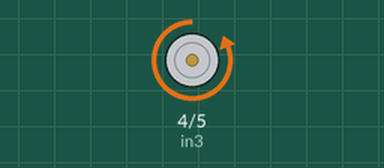
The sketch below on a simulated Arduino Uno, built with avr-gcc and run on an emulated ATmega328P. Shown: motor-driver pin pairs drawn as motors (green arrow = first pin HIGH = forward, orange = second pin HIGH = backward, longer = more drive, scaled by the enable pin).

Above: at 0.5 s.
At 1.5 s:
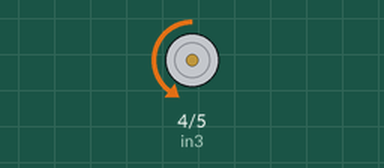
At 2.5 s:
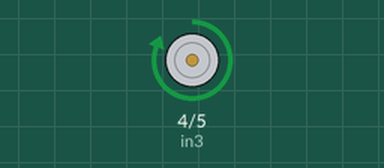
At 3.5 s:
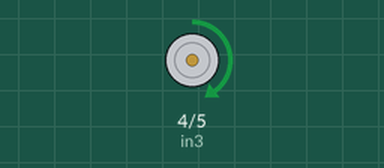
Timing chart, 0 to 5.2 s (numbered marks = the images above):
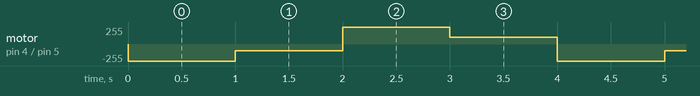

The sketch:

DC_Motor.ino
```cpp
/*
  Controlling DC Motor
  by Abdullah Fayad
*/
#define enB 3
#define in3 4
#define in4 5

void setup() {
  pinMode(enB, OUTPUT);
  pinMode(in3, OUTPUT);
  pinMode(in4, OUTPUT);
}


void loop() {
  digitalWrite(in3, LOW);  // Initialize the direction
  digitalWrite(in4, HIGH);
  analogWrite(enB, 255);  // Set the speed equal to 255
  delay(1000);
  analogWrite(enB, 100);  // decrease the speed
  delay(1000);
  digitalWrite(in3, HIGH);  // Change the direction
  digitalWrite(in4, LOW);
  analogWrite(enB, 255); // Set the speed equal to 255
  delay(1000);
  analogWrite(enB, 100);  // decrease the speed
  delay(1000);
}
```

Measured:
- by itself, motor on pin 4 (in3) / pin 5 (in4): repeats every 4.0 s: backward 100/255 1.0 s, forward 255/255 1.0 s, forward 100/255 1.0 s, backward 255/255 1.0 s
